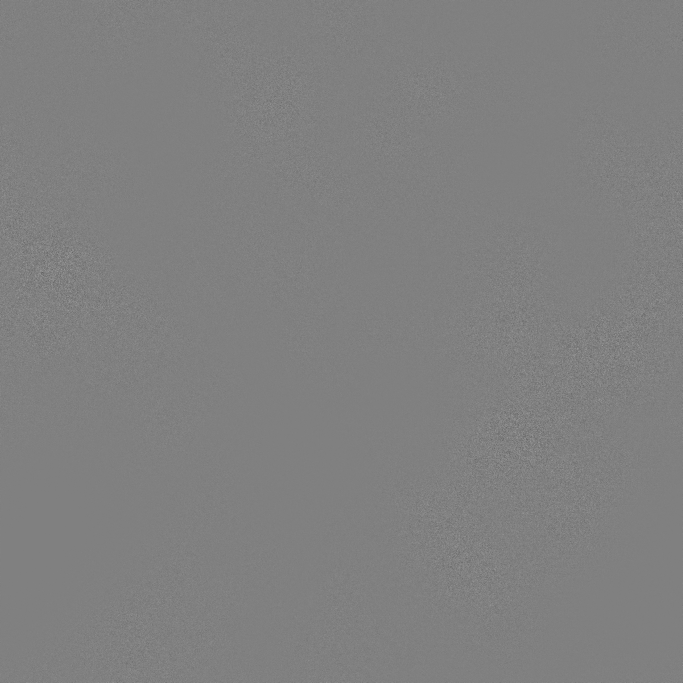
#> input picture SprayMap_composite.png, 2048 x 2048 px (shown at 1/3 size)
$ python spray_anything.py SprayMap_composite.png   (older library calls are emulated)
#> lines starting #> are read from the running program, lines starting #| are printed output that depends on the picture
"""
Spray Anything - Spray paint effect based on Texturelabs SprayAnything action.

The effect creates a soft, displaced look like spray paint - with uniform
softening, edge bleeding, and spray speckles at boundaries.

Usage:
  python3 spray_anything.py input.png output.png [--debug]

  --debug  Save each step as a numbered image and export a filmstrip
"""

import numpy as np
import cv2
import sys
import os
import argparse


def generate_clouds(h, w, seed=None):
    rng = np.random.RandomState(seed)
    result = np.zeros((h, w), dtype=np.float64)
    for o in range(7):
        f = 2 ** o
        sh, sw = max(2, h // (128 // f)), max(2, w // (128 // f))
        up = cv2.resize(rng.randn(sh, sw), (w, h), interpolation=cv2.INTER_CUBIC)
        result += up / (f * 0.7 + 1)
    mn, mx = result.min(), result.max()
    return ((result - mn) / (mx - mn + 1e-8) * 255).astype(np.uint8)


def load_spray_map(base_dir, h, w):
    """Load the SprayMap_composite.png displacement map."""
    path = os.path.join(base_dir, "SprayMap_composite.png")
    if not os.path.exists(path):
        print(f"ERROR: SprayMap_composite.png not found in {base_dir}")
        sys.exit(1)

    spray = cv2.imread(path)
    return cv2.resize(spray, (w, h), interpolation=cv2.INTER_LINEAR)


def ripple(img, amount, size="large"):
    """Ripple distortion with jittered wavelength to prevent banding."""
    h, w = img.shape[:2]
    wl = {"small": 8, "medium": 18, "large": 40}[size]
    y, x = np.mgrid[0:h, 0:w]

    rng = np.random.RandomState(123)
    y_jitter = rng.uniform(0.85, 1.15, (h, 1)).astype(np.float32)
    x_jitter = rng.uniform(0.85, 1.15, (1, w)).astype(np.float32)

    dx = (amount * np.sin(2 * np.pi * y / (wl * y_jitter))).astype(np.float32)
    dy = (amount * np.sin(2 * np.pi * x / (wl * x_jitter))).astype(np.float32)

    return cv2.remap(img, (x + dx).astype(np.float32), (y + dy).astype(np.float32),
                     cv2.INTER_LINEAR, borderMode=cv2.BORDER_REFLECT)


def motion_blur(img, angle_deg, distance):
    """Anti-aliased motion blur using a properly drawn sub-pixel kernel."""
    dist = max(1, int(distance))
    ks = dist * 2 + 1
    kernel = np.zeros((ks, ks), dtype=np.float64)

    rad = np.radians(angle_deg)
    c, s = np.cos(rad), np.sin(rad)
    ctr = float(dist)
    num_samples = ks * 4
    for i in range(num_samples):
        t = (i / (num_samples - 1)) * (ks - 1) - ctr
        fx = ctr + t * c
        fy = ctr - t * s
        x0, y0 = int(np.floor(fx)), int(np.floor(fy))
        x1, y1 = x0 + 1, y0 + 1
        wx = fx - x0
        wy = fy - y0
        for (yy, yw) in [(y0, 1 - wy), (y1, wy)]:
            for (xx, xw) in [(x0, 1 - wx), (x1, wx)]:
                if 0 <= xx < ks and 0 <= yy < ks:
                    kernel[yy, xx] += yw * xw

    kernel /= kernel.sum()
    return cv2.filter2D(img, -1, kernel)


def displace(img, dmap, h_scale, v_scale):
    h, w = img.shape[:2]
    if len(dmap.shape) == 3:
        hc, vc = dmap[:, :, 2].astype(np.float32), dmap[:, :, 1].astype(np.float32)
    else:
        hc = vc = dmap.astype(np.float32)
    y, x = np.mgrid[0:h, 0:w]
    dx = (hc - 128.0) / 128.0 * h_scale
    dy = (vc - 128.0) / 128.0 * v_scale
    return cv2.remap(img, (x + dx).astype(np.float32), (y + dy).astype(np.float32),
                     cv2.INTER_LINEAR, borderMode=cv2.BORDER_REFLECT)


def fade(orig, filt, pct):
    return cv2.addWeighted(filt, pct / 100.0, orig, 1 - pct / 100.0, 0).astype(np.uint8)


class DebugRecorder:
    """Records each processing step for debug filmstrip output."""

    def __init__(self, enabled, output_dir):
        self.enabled = enabled
        self.output_dir = output_dir
        self.steps = []  # list of (label, image_bgr)

    def save(self, label, img):
        if not self.enabled:
            return
        # Ensure 3-channel BGR for consistency
        if len(img.shape) == 2:
            vis = cv2.cvtColor(img, cv2.COLOR_GRAY2BGR)
        elif img.shape[2] == 4:
            # Composite BGRA on white for visibility
            alpha = img[:, :, 3:4].astype(np.float32) / 255.0
            rgb = img[:, :, :3].astype(np.float32)
            white = np.full_like(rgb, 255.0)
            vis = (rgb * alpha + white * (1 - alpha)).astype(np.uint8)
        else:
            vis = img.copy()
        self.steps.append((label, vis))

        # Save individual step
        idx = len(self.steps)
        step_path = os.path.join(self.output_dir, f"step_{idx:02d}_{label.replace(' ', '_')}.png")
        cv2.imwrite(step_path, vis)
        print(f"  [debug] saved {step_path}")

    def build_filmstrip(self, output_path):
        if not self.enabled or not self.steps:
            return

        padding = 16
        label_h = 32
        font = cv2.FONT_HERSHEY_SIMPLEX
        font_scale = 0.5
        font_thick = 1
        cols = 5  # thumbnails per row

        # All thumbnails to same fixed size (square-ish, based on first image aspect)
        ref_h, ref_w = self.steps[0][1].shape[:2]
        thumb_w = 360
        thumb_h = int(thumb_w * ref_h / ref_w)

        thumbs = []
        for label, img in self.steps:
            thumb = cv2.resize(img, (thumb_w, thumb_h), interpolation=cv2.INTER_AREA)
            thumbs.append((label, thumb))

        rows = (len(thumbs) + cols - 1) // cols
        cell_w = thumb_w + padding
        cell_h = thumb_h + label_h + padding
        total_w = padding + cols * cell_w
        total_h = padding + rows * cell_h

        strip = np.full((total_h, total_w, 3), 30, dtype=np.uint8)

        for i, (label, thumb) in enumerate(thumbs):
            col = i % cols
            row = i // cols
            x = padding + col * cell_w
            y = padding + row * cell_h

            # Label
            text = f"{i + 1}. {label}"
            cv2.putText(strip, text, (x, y + label_h - 8),
                        font, font_scale, (200, 200, 200), font_thick, cv2.LINE_AA)

            # Thumbnail
            ty = y + label_h
            strip[ty:ty + thumb_h, x:x + thumb_w] = thumb

        cv2.imwrite(output_path, strip)
        print(f"\nFilmstrip saved to {output_path}")


def spray_anything(input_path, output_path, spray_map_dir=None, debug=False):
#> called with input_path = 'SprayMap_composite.png', output_path = 'wes_sprayed.png', debug = False
    print(f"Loading {input_path}...")
    img = cv2.imread(input_path, cv2.IMREAD_UNCHANGED)
#> img is the input picture: shape (2048, 2048, 3); min 54, max 193, mean 128.1
    if img is None:
        print(f"Error: Could not load {input_path}")
        sys.exit(1)

    has_alpha = len(img.shape) > 2 and img.shape[2] == 4
#> has_alpha = False
    if has_alpha:
        orig_alpha = img[:, :, 3].copy()
        img = img[:, :, :3]
    else:
        orig_alpha = None

    h, w = img.shape[:2]
#> h = 2048; w = 2048
    print(f"Image: {w}x{h}")
#| Image: 2048x2048

    if spray_map_dir is None:
        spray_map_dir = os.path.dirname(input_path)

    # Set up debug recorder
    debug_dir = os.path.join(os.path.dirname(output_path), "debug_steps")
    if debug:
        os.makedirs(debug_dir, exist_ok=True)
    dbg = DebugRecorder(debug, debug_dir)

    spray_map = load_spray_map(spray_map_dir, h, w)
    original = img.copy()

    dbg.save("original", img)
    dbg.save("spray map", spray_map)

    # ==================================================================
    # 1. INITIAL DISTORTION: Ripple + Offset + Motion Blur
    # ==================================================================
    print("1. Initial distortion...")
    img = ripple(img, 14, "large")
    dbg.save("ripple 14 large", img)

    img = np.roll(np.roll(img, 6, axis=1), 6, axis=0)
    img = motion_blur(img, -27, 12)
    dbg.save("offset + motion blur", img)

    # ==================================================================
    # 2. SIX DISPLACEMENT PASSES (the core effect)
    # ==================================================================
    print("2. Displacement (6 passes)...")
    disp_params = [
        (120, 120, 75),
        (120, -120, 75),
        (0, 120, 75),
        (120, 0, 75),
        (999, 999, 75),
        (-999, 999, 25),
    ]
    for i, (hs, vs, fp) in enumerate(disp_params):
        pre = img.copy()
        img = displace(img, spray_map, hs, vs)
        img = fade(pre, img, fp)
        dbg.save(f"displace ({hs},{vs}) fade {fp}%", img)

    displaced_full = img.copy()
    dbg.save("6-pass displaced", displaced_full)

    img = fade(original, img, 70)
    displaced = img.copy()
    dbg.save("blend 70% displaced", img)

    # ==================================================================
    # 3. SPRAY COVERAGE TEXTURE (Quick Mask section)
    # ==================================================================
    print("3. Spray coverage variation...")
    clouds = generate_clouds(h, w, seed=42)
#> after the loop in generate_clouds, `for o in range(7):`:
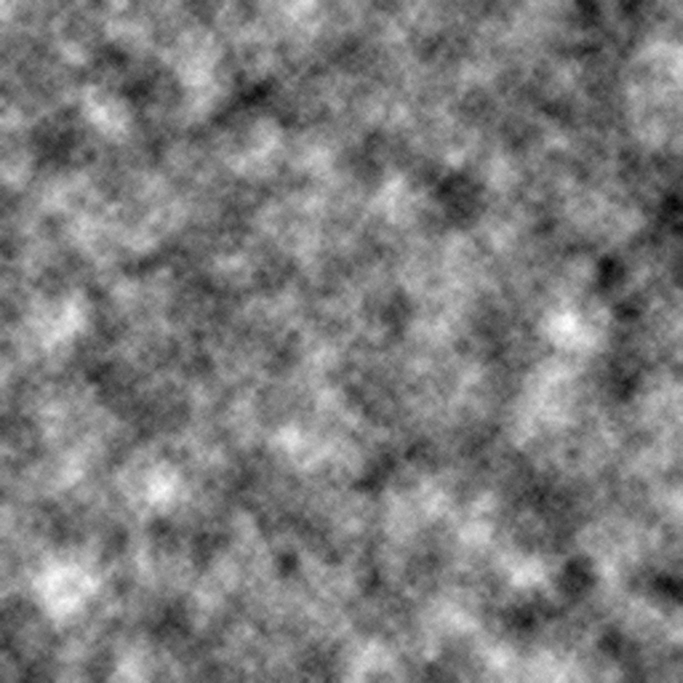
#> result: shape (2048, 2048) float64 (shown at 1/3 size); min -2.61, max 2.76, mean 0.0199; drawn with min black and max white
    dbg.save("clouds", clouds)

    mezz = np.where(np.random.randint(0, 256, (h, w), dtype=np.uint8) < clouds,
                    np.uint8(255), np.uint8(0))
    dbg.save("mezzotint", mezz)

    coverage = fade(clouds, mezz, 50)
    coverage = np.clip((coverage.astype(np.float32) - 8) / (194 - 8) * 255, 0, 255).astype(np.uint8)
    coverage_3 = motion_blur(cv2.cvtColor(coverage, cv2.COLOR_GRAY2BGR), -27, 6)
#> call 2 of motion_blur, with angle_deg = -27, distance = 6
#> in motion_blur (call 2), `return cv2.filter2D(img, -1, kernel)`:
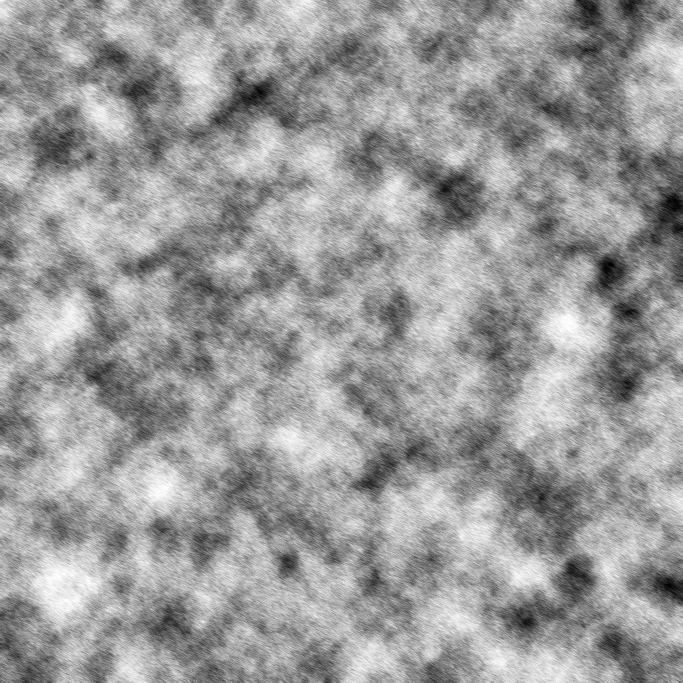
#> returned value: shape (2048, 2048, 3) (shown at 1/3 size); min 0, max 255, mean 155
    coverage = cv2.cvtColor(coverage_3, cv2.COLOR_BGR2GRAY)
    dbg.save("coverage mask", coverage)

    cf = coverage.astype(np.float32) / 255.0
    cf3 = np.stack([cf] * 3, axis=-1)
    slight_original = fade(original, displaced, 90)
    img = (displaced.astype(np.float32) * cf3 +
           slight_original.astype(np.float32) * (1 - cf3)).astype(np.uint8)
    dbg.save("coverage applied", img)

    # ==================================================================
    # 4. EDGE SPECKLES
    # ==================================================================
    print("4. Edge speckles...")

    gray_orig = cv2.cvtColor(original, cv2.COLOR_BGR2GRAY)
    gx = cv2.Sobel(gray_orig, cv2.CV_64F, 1, 0, ksize=5)
    gy = cv2.Sobel(gray_orig, cv2.CV_64F, 0, 1, ksize=5)
    grad = np.sqrt(gx**2 + gy**2)
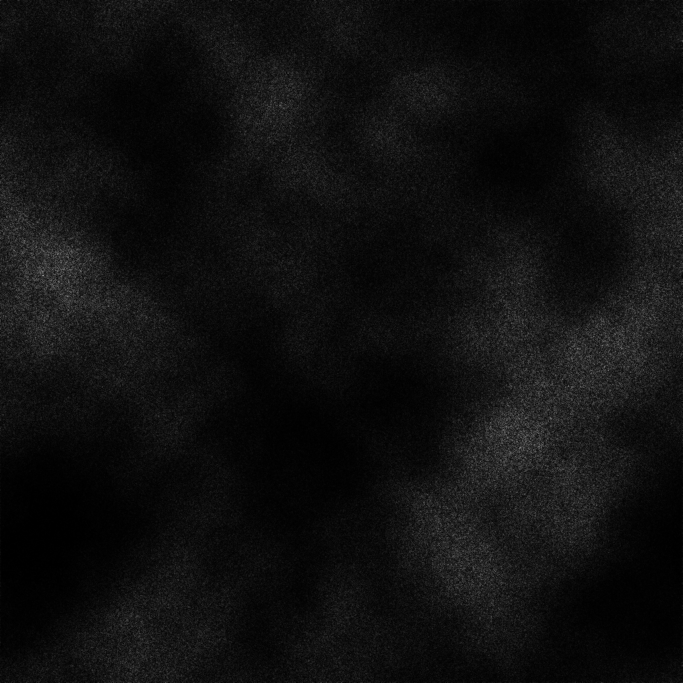
#> grad: shape (2048, 2048) float64 (shown at 1/3 size); min 0, max 3300.1, mean 211.3; drawn with min black and max white
    grad = (grad / grad.max() * 255).astype(np.uint8)
    edge_zone = cv2.dilate(grad, cv2.getStructuringElement(cv2.MORPH_ELLIPSE, (51, 51)))
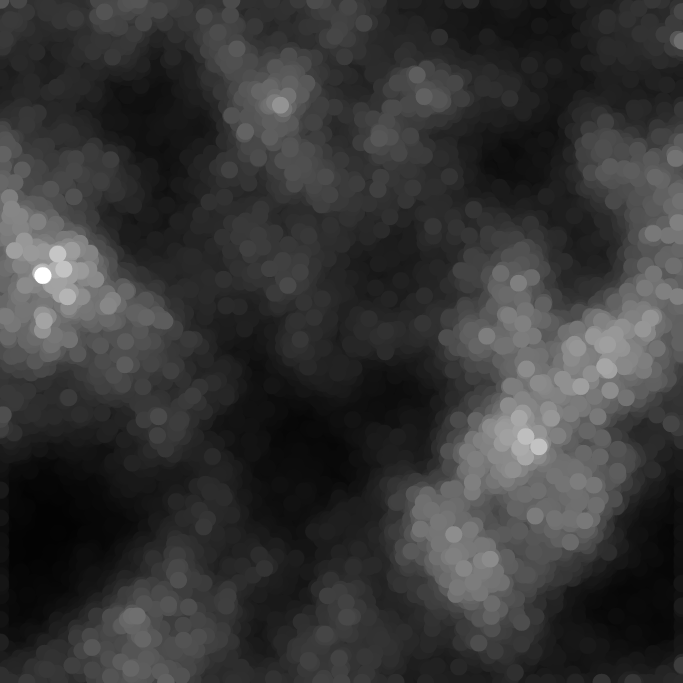
#> edge_zone: shape (2048, 2048) (shown at 1/3 size); min 3, max 255, mean 54.8
    edge_f = cv2.GaussianBlur(edge_zone.astype(np.float32) / 255.0, (61, 61), 20)
    dbg.save("edge zone", (edge_f * 255).astype(np.uint8))

    # Fine splatter dots
    noise1 = (np.random.randint(0, 256, (h, w), dtype=np.int16) * 52 // 100).astype(np.uint8)
    _, dots1 = cv2.threshold(noise1, 128, 255, cv2.THRESH_BINARY)
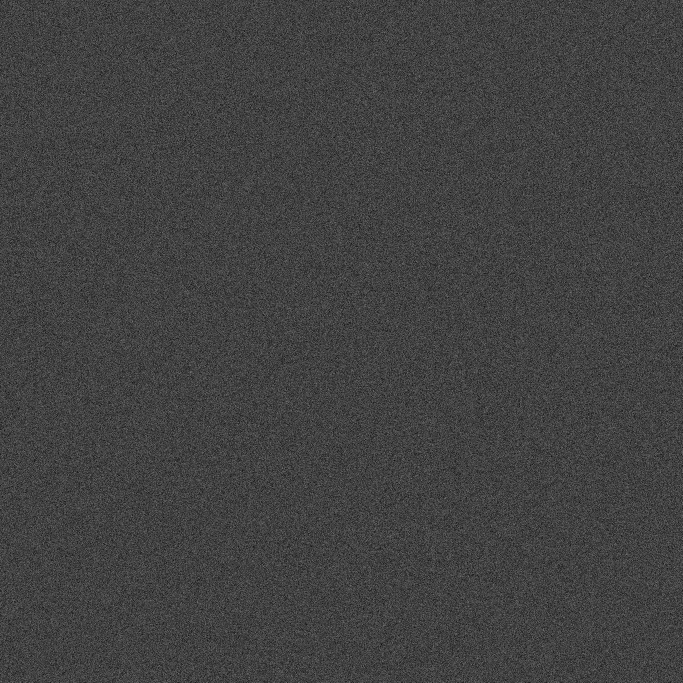
#> noise1: shape (2048, 2048) (shown at 1/3 size); min 0, max 132, mean 65.8
    dots1 = cv2.erode(dots1, cv2.getStructuringElement(cv2.MORPH_ELLIPSE, (3, 3)))
    dots1 = cv2.cvtColor(ripple(cv2.cvtColor(dots1, cv2.COLOR_GRAY2BGR), 150, "medium"),
                         cv2.COLOR_BGR2GRAY)
#> in ripple (call 2), `return cv2.remap(img, (x + dx).astype(np.float32), (y + dy).astype(np...`: returned value: shape (2048, 2048, 3); every value is 0
#> dots1: shape (2048, 2048); every value is 0
    dbg.save("fine dots", dots1)

    # Large splatter dots
    def make_dots(h, w):
        n = np.random.randint(0, 256, (h, w), dtype=np.int16) - 128
        return cv2.threshold(np.clip(128 + n * 50 // 100, 0, 255).astype(np.uint8),
                             253, 255, cv2.THRESH_BINARY)[1]

    dots2 = cv2.bitwise_or(make_dots(h, w), make_dots(h, w))
    dots2 = cv2.dilate(dots2, cv2.getStructuringElement(cv2.MORPH_ELLIPSE, (13, 13)))
    dots2 = cv2.cvtColor(ripple(cv2.cvtColor(dots2, cv2.COLOR_GRAY2BGR), 150, "medium"),
                         cv2.COLOR_BGR2GRAY)
    dbg.save("large dots", dots2)

    all_dots = np.maximum(dots1, dots2).astype(np.float32) / 255.0
#> all_dots: shape (2048, 2048) float32; every value is 0
    speckle_weight = np.clip(all_dots * edge_f * 2.0, 0, 1)
    dbg.save("speckle mask", (speckle_weight * 255).astype(np.uint8))

    sw3 = np.stack([speckle_weight] * 3, axis=-1)
#> sw3: shape (2048, 2048, 3) float32; every value is 0
    heavy_disp = displace(displaced, spray_map, 150, 150)
    img = (heavy_disp.astype(np.float32) * sw3 +
           img.astype(np.float32) * (1 - sw3)).astype(np.uint8)
    dbg.save("speckles applied", img)

    # ==================================================================
    # 5. PAINT GRAIN
    # ==================================================================
    print("5. Paint grain...")
    gray = cv2.cvtColor(img, cv2.COLOR_BGR2GRAY)
    grain = np.random.randint(0, 256, (h, w), dtype=np.uint8)
    grain_mask = (grain < gray).astype(np.float32)
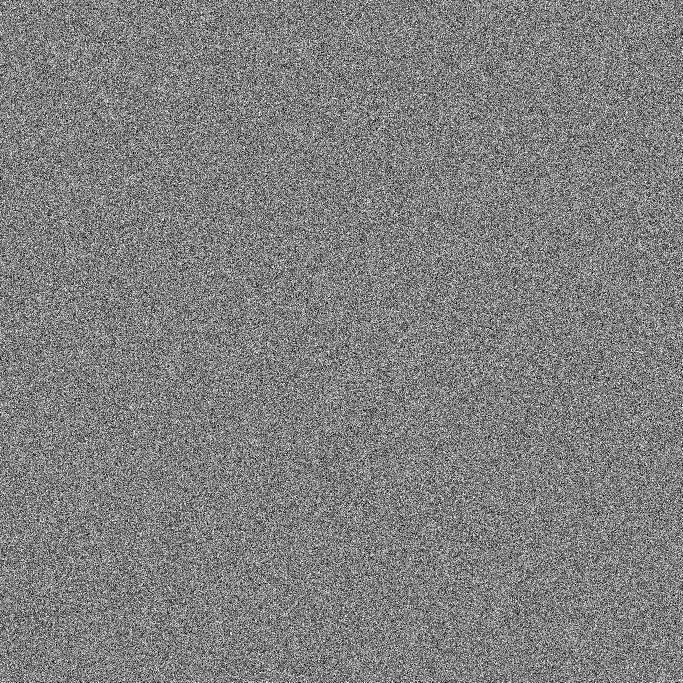
#> grain_mask: shape (2048, 2048) float32 (shown at 1/3 size); values 0 (black) and 1 (white), 50% white; black in thin lines or dots
    grain_mask = cv2.GaussianBlur(grain_mask, (3, 3), 0.6)
    g3 = np.stack([grain_mask] * 3, axis=-1)
    dark = np.clip(img.astype(np.float32) * 0.85, 0, 255)
    img = (img.astype(np.float32) * g3 + dark * (1 - g3)).astype(np.uint8)
    dbg.save("paint grain", img)

    # ==================================================================
    # 6. SHARPEN
    # ==================================================================
    print("6. Sharpen...")
    img = cv2.GaussianBlur(img, (0, 0), 0.4)
    blur = cv2.GaussianBlur(img, (0, 0), 2.0)
    img = np.clip(img.astype(np.float64) + (img.astype(np.float64) - blur), 0, 255).astype(np.uint8)
    dbg.save("sharpen (final)", img)

    # ==================================================================
    # Output
    # ==================================================================
    if has_alpha and orig_alpha is not None:
        img = cv2.merge([img[:, :, 0], img[:, :, 1], img[:, :, 2], orig_alpha])

    print(f"Saving {output_path}...")
    cv2.imwrite(output_path, img)

    # Build debug filmstrip
    filmstrip_path = output_path.replace('.png', '_filmstrip.png')
    dbg.build_filmstrip(filmstrip_path)

    print("Done!")


if __name__ == "__main__":
    parser = argparse.ArgumentParser(description="Spray Anything - spray paint effect")
    parser.add_argument("input", nargs="?", default="wes.png", help="Input image")
    parser.add_argument("output", nargs="?", default="wes_sprayed.png", help="Output image")
    parser.add_argument("--debug", action="store_true", help="Save each step and export filmstrip")
    args = parser.parse_args()

    d = os.path.dirname(os.path.abspath(__file__))
    input_path = args.input if os.path.isabs(args.input) else os.path.join(d, args.input)
    output_path = args.output if os.path.isabs(args.output) else os.path.join(d, args.output)

    spray_anything(input_path, output_path, debug=args.debug)
